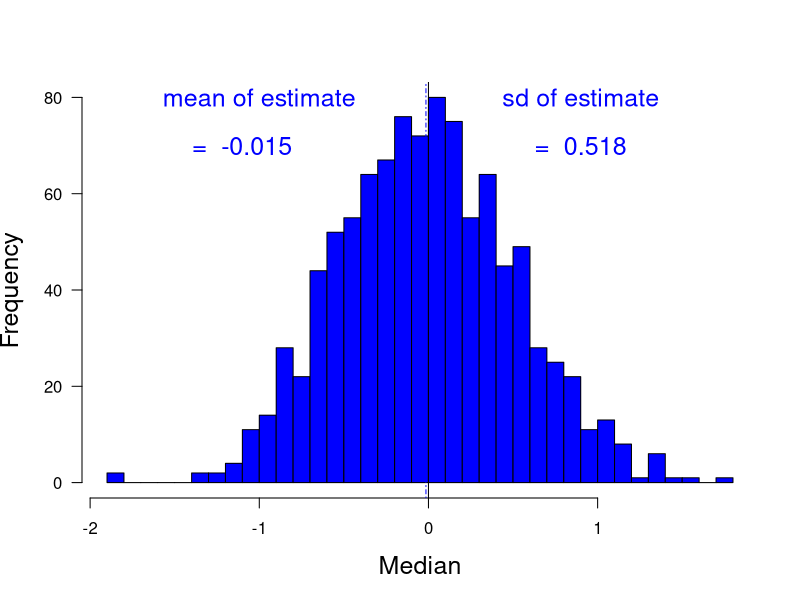

The R source for this figure:
print('file: PointEstRubustMedian.R')
# Robust estimate of central tendency: median, normal distribution
set.seed(1953)
M = 1000   # number of Monte-Carlo runs
n = 5      # sample size
muest = numeric(M)
for(m in 1:M) muest[m]=median(rnorm(n))
# png('MCmedianNormal160819.png',width=16,height=16,units='cm',res=300)
hist(muest,30,col='blue',xlab='Median',main='',las=1,cex.lab=1.5)
meanmuest = mean(muest); print(c(round(meanmuest,3),'meanmuest'))  #  (expected: close to mu = 0)
varmuest = var(muest); print(c(round(varmuest,3),'varmuest'))
sdmuest = sd(muest); print(c(round(sdmuest,3),'sdmuest'))
text(-1.,80,'mean of estimate',col='blue',cex=1.5)
text(-1.1,70,paste('= ',as.character(round(meanmuest,3))),col='blue',cex=1.5)
text(0.9,80,'sd of estimate',col='blue',cex=1.5)
text(0.9,70,paste('= ',as.character(round(sdmuest,3))),col='blue',cex=1.5)
abline(v=0,col='black',lty=1)
abline(v=meanmuest,col='blue',lty=4)
# dev.off()
